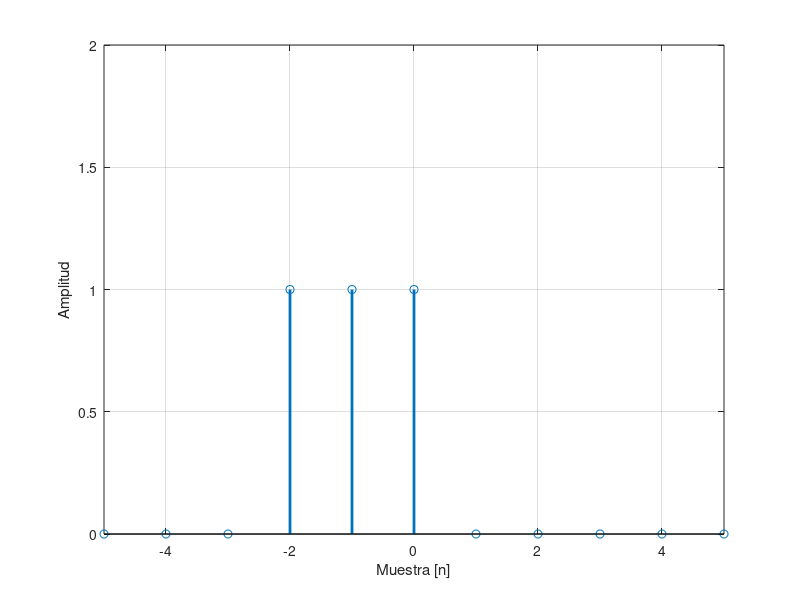
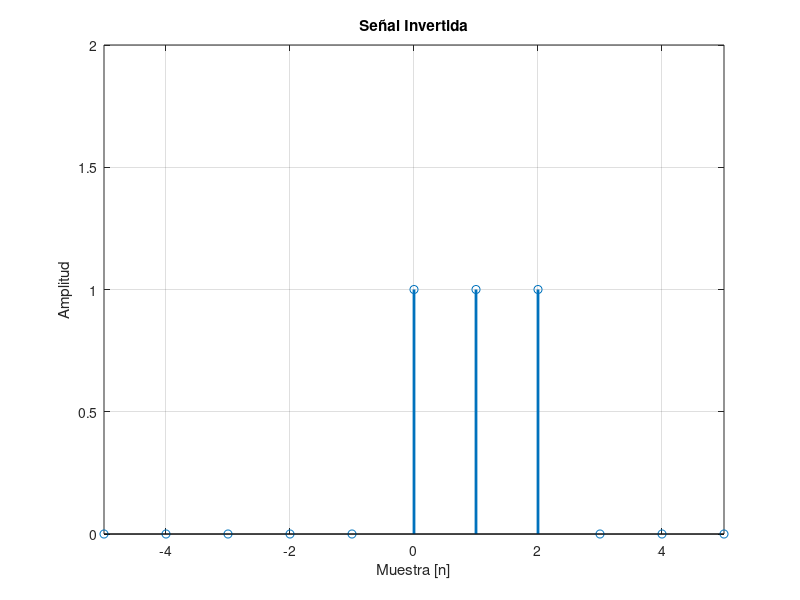

Reproduce these figures in MATLAB, in order.
clc, clear %Limpiar variables y pantalla
n=-5:1:5;  %Vector de muestras
%y es un vector creado de forma condicional, es decir,
%si n es mayor que -3 y menor que 1 entonces y[n]=1
y=n>-3 & n<1; 
stem(n,y,"LineWidth",2); %Presenta el gráfico discreto
axis([-5,5,0,2]); 
grid on;
%Rótulos del gráfico
xlabel("Muestra [n]");
ylabel("Amplitud");

figure %Activa una nueva ventana de gráficos
stem(-n,y,"LineWidth",2);
%Fija los ejes desde -x hasta x y desde -y hasta y
axis([-5,5,0,2]); 
grid on;
xlabel("Muestra [n]");
ylabel("Amplitud");
title('Señal Invertida'); %Titulo de la figura

